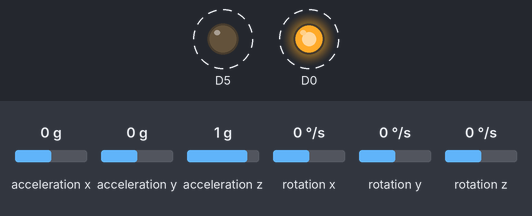
A sketch run on a simulated ESP8266 (NodeMCU). Shown: output pins drawn as LEDs (lit = HIGH). Wiring (inferred from the names in the program): MPU-6050 motion sensor at I2C address 0x68. Dashed ring = blinking. Inputs (shaded band) come from the test bench; at power-on: acceleration x 0 g, acceleration y 0 g, acceleration z 1 g, rotation x 0 °/s, rotation y 0 °/s, rotation z 0 °/s. What the sketch prints to the serial monitor is not drawn.

Above: at 0.7 s.
Timing chart, 0 to 3.0 s (numbered marks = the images above):
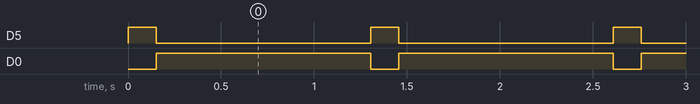

Measured:
- by itself, D5: alternates HIGH for 0.15 s and LOW for 1.2 s
- by itself, D0: alternates HIGH for 1.2 s and LOW for 0.15 s

The sketch:

CodigoSmartGloveDoisDedos.ino
```cpp
#include "Wire.h"

const int MPU_addr = 0x68; // I2C address of the MPU-6050

int16_t AcX, AcY, AcZ;

void setup() {

  pinMode(D0, OUTPUT);
  pinMode(D5, OUTPUT);
  Wire.begin();
  Serial.begin(115200);
  check_I2c(MPU_addr); // Check that there is an MPU

  Wire.beginTransmission(MPU_addr);
  Wire.write(0x6B); // PWR_MGMT_1 register
  Wire.write(0); // set to zero (wakes up the MPU-6050)
  Wire.endTransmission(true);
  reiniciaCom();

}
 void reiniciaCom(){
  Wire.beginTransmission(MPU_addr);
  Wire.write(0x6B); // PWR_MGMT_1 register
  Wire.write(0); // set to zero (wakes up the MPU-6050)
  Wire.endTransmission(true);
 }

void trocaParaDedo1(){
  digitalWrite(D0, LOW);
  digitalWrite(D5, HIGH);

//  //verificar se o dedo 1 está na possição de Horizontal
//  if(AcX < 1400){
////  Serial.println("");
////  Serial.println("Horizontal d1");
//  }
//  //verificar se o dedo 1 está na possição de Vertical
//  else if (AcX > 3000){
//  Serial.println("");
//  Serial.println("Vertical d1");
//  }
//  //não está em posição nenhuma
//  else{
//  Serial.println("");
//  Serial.println("Movendo-se");
//  }

}

void trocaParaDedo2(){
  digitalWrite(D0, HIGH);
  digitalWrite(D5, LOW);

//  //verificar se o dedo 2 está na possição de Horizontal
//  if(AcX < 1400){
//  Serial.println("");
//  Serial.println("Horizontal d2");
//  }
//  //verificar se o dedo 2 está na possição de Vertical
//  else if (AcX > 3000){
//  Serial.println("");
//  Serial.println("Vertical d2");
//  }
//  //não está em posição nenhuma
//  else{
//  Serial.println("");
//  Serial.println("Movendo-se");
//  }
}

void lerUmDedo(){

  //check_I2c(MPU_addr); // Check that there is an MPU
  Wire.beginTransmission(MPU_addr);
  Wire.write(0x3B); // starting with register 0x3B (ACCEL_XOUT_H)
  Wire.endTransmission(false);


  Wire.requestFrom(MPU_addr, 14, true); // request a total of 14 registers
  AcX = Wire.read() << 8 | Wire.read(); // 0x3B (ACCEL_XOUT_H) & 0x3C (ACCEL_XOUT_L)
  AcY = Wire.read() << 8 | Wire.read(); // 0x3D (ACCEL_YOUT_H) & 0x3E (ACCEL_YOUT_L)
  AcZ = Wire.read() << 8 | Wire.read(); // 0x3F (ACCEL_ZOUT_H) & 0x40 (ACCEL_ZOUT_L)
                      Serial.print(AcX);
  Serial.print("  "); Serial.print(AcY);
  Serial.print("  "); Serial.print(AcZ);
  Serial.print("  ");
  Wire.endTransmission(true);
    delay(100);


}
void loop() {

trocaParaDedo1();
delay(50);
lerUmDedo();
trocaParaDedo2();
delay(50);
lerUmDedo();
Serial.println("");

delay(1000); // Wait 0.5 seconds and scan again
reiniciaCom();
}

byte check_I2c(byte addr) {
  // We are using the return value of
  // the Write.endTransmisstion to see if
  // a device did acknowledge to the address.
  byte error;
  Wire.beginTransmission(addr);
  error = Wire.endTransmission();

  if (error == 0)
  {
//    Serial.print(" Device Found at 0x");
//    Serial.println(addr, HEX);
  }
  else
  {
    Serial.print(" No Device Found at 0x");
    Serial.print(addr, HEX);
  }
  return error;
}
```
